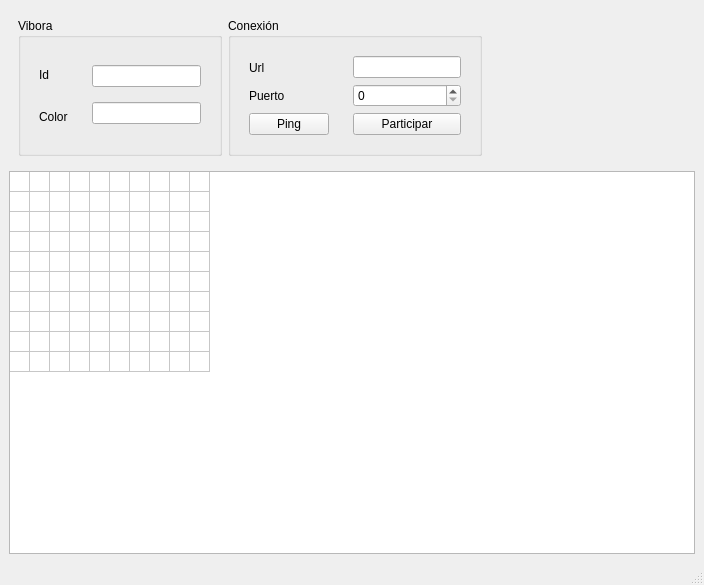
<?xml version="1.0" encoding="UTF-8"?>
<ui version="4.0">
 <class>MainWindow</class>
 <widget class="QMainWindow" name="MainWindow">
  <property name="geometry">
   <rect>
    <x>0</x>
    <y>0</y>
    <width>704</width>
    <height>585</height>
   </rect>
  </property>
  <property name="windowTitle">
   <string>MainWindow</string>
  </property>
  <widget class="QWidget" name="centralwidget">
   <layout class="QGridLayout" name="gridLayout">
    <item row="0" column="0">
     <widget class="QWidget" name="widget_3" native="true">
      <property name="sizePolicy">
       <sizepolicy hsizetype="Preferred" vsizetype="Fixed">
        <horstretch>0</horstretch>
        <verstretch>0</verstretch>
       </sizepolicy>
      </property>
      <layout class="QHBoxLayout" name="horizontalLayout_3">
       <item>
        <widget class="QGroupBox" name="groupBox">
         <property name="title">
          <string>Vibora</string>
         </property>
         <layout class="QHBoxLayout" name="horizontalLayout">
          <item>
           <widget class="QWidget" name="widget" native="true">
            <layout class="QVBoxLayout" name="verticalLayout">
             <item>
              <widget class="QLabel" name="label">
               <property name="text">
                <string>Id</string>
               </property>
              </widget>
             </item>
             <item>
              <widget class="QLabel" name="label_2">
               <property name="text">
                <string>Color</string>
               </property>
              </widget>
             </item>
            </layout>
           </widget>
          </item>
          <item>
           <widget class="QWidget" name="widget_2" native="true">
            <layout class="QVBoxLayout" name="verticalLayout_2">
             <item>
              <widget class="QLineEdit" name="lineEdit_2"/>
             </item>
             <item>
              <widget class="QLineEdit" name="lineEdit"/>
             </item>
            </layout>
           </widget>
          </item>
         </layout>
        </widget>
       </item>
       <item>
        <widget class="QGroupBox" name="groupBox_2">
         <property name="title">
          <string>Conexión</string>
         </property>
         <layout class="QHBoxLayout" name="horizontalLayout_2">
          <item>
           <widget class="QWidget" name="widget_4" native="true">
            <layout class="QVBoxLayout" name="verticalLayout_4">
             <item>
              <widget class="QLabel" name="label_3">
               <property name="text">
                <string>Url</string>
               </property>
              </widget>
             </item>
             <item>
              <widget class="QLabel" name="label_4">
               <property name="text">
                <string>Puerto</string>
               </property>
              </widget>
             </item>
             <item>
              <widget class="QPushButton" name="pushButton_2">
               <property name="text">
                <string>Ping</string>
               </property>
              </widget>
             </item>
            </layout>
           </widget>
          </item>
          <item>
           <widget class="QWidget" name="widget_5" native="true">
            <layout class="QVBoxLayout" name="verticalLayout_3">
             <item>
              <widget class="QLineEdit" name="lineEdit_3"/>
             </item>
             <item>
              <widget class="QSpinBox" name="spinBox"/>
             </item>
             <item>
              <widget class="QPushButton" name="pushButton">
               <property name="text">
                <string>Participar</string>
               </property>
              </widget>
             </item>
            </layout>
           </widget>
          </item>
         </layout>
        </widget>
       </item>
       <item>
        <spacer name="horizontalSpacer">
         <property name="orientation">
          <enum>Qt::Horizontal</enum>
         </property>
         <property name="sizeHint" stdset="0">
          <size>
           <width>40</width>
           <height>20</height>
          </size>
         </property>
        </spacer>
       </item>
      </layout>
     </widget>
    </item>
    <item row="1" column="0">
     <widget class="QTableWidget" name="TablaCliente">
      <property name="rowCount">
       <number>10</number>
      </property>
      <property name="columnCount">
       <number>10</number>
      </property>
      <attribute name="horizontalHeaderVisible">
       <bool>false</bool>
      </attribute>
      <attribute name="horizontalHeaderDefaultSectionSize">
       <number>20</number>
      </attribute>
      <attribute name="horizontalHeaderMinimumSectionSize">
       <number>1</number>
      </attribute>
      <attribute name="verticalHeaderVisible">
       <bool>false</bool>
      </attribute>
      <attribute name="verticalHeaderDefaultSectionSize">
       <number>20</number>
      </attribute>
      <attribute name="verticalHeaderMinimumSectionSize">
       <number>1</number>
      </attribute>
      <row/>
      <row/>
      <row/>
      <row/>
      <row/>
      <row/>
      <row/>
      <row/>
      <row/>
      <row/>
      <column/>
      <column/>
      <column/>
      <column/>
      <column/>
      <column/>
      <column/>
      <column/>
      <column/>
      <column/>
     </widget>
    </item>
   </layout>
  </widget>
  <widget class="QMenuBar" name="menubar">
   <property name="geometry">
    <rect>
     <x>0</x>
     <y>0</y>
     <width>704</width>
     <height>22</height>
    </rect>
   </property>
  </widget>
  <widget class="QStatusBar" name="statusbar"/>
 </widget>
 <resources/>
 <connections/>
</ui>
